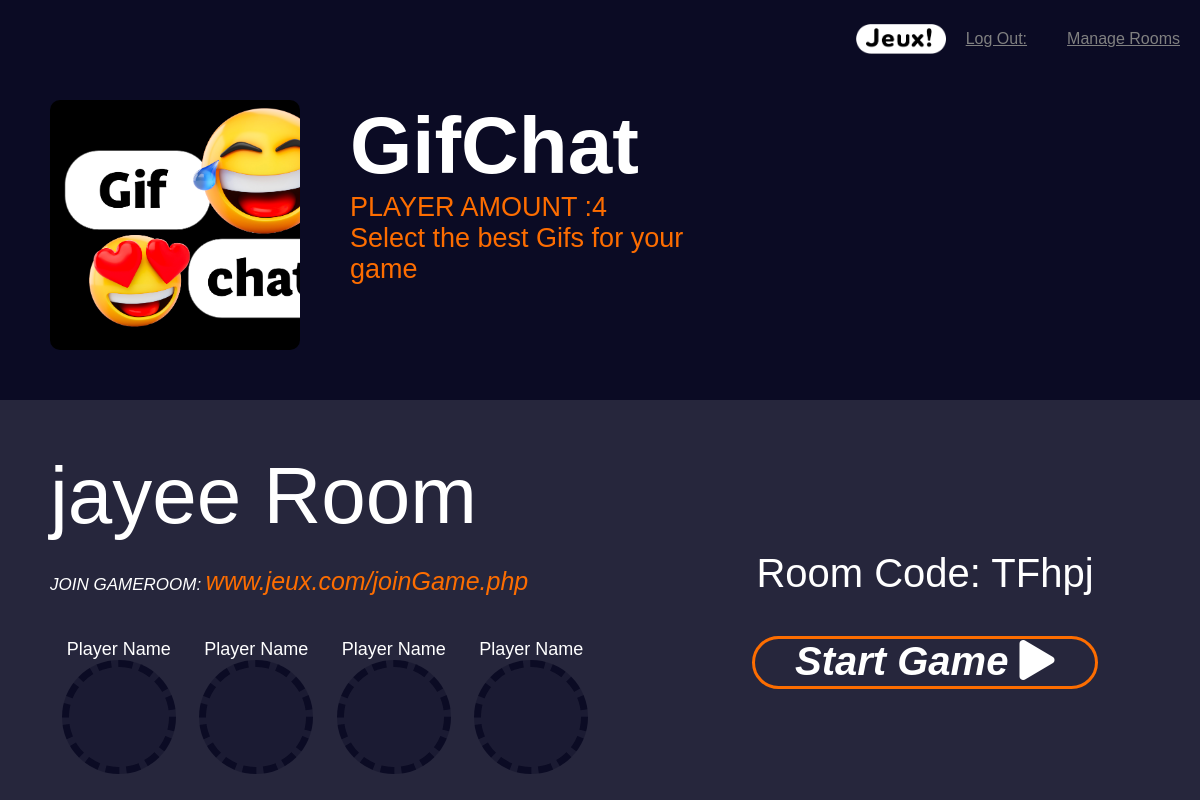
/gameWaitingRoom.php?gameRoomId=2, run on the app's committed database.
### tables this page shows
CREATE TABLE `games` (
  `gameId` int(11) NOT NULL,
  `gameLink` varchar(255) DEFAULT NULL,
  `name` varchar(255) DEFAULT NULL,
  `playerLimit` int(11) DEFAULT NULL,
  `description` varchar(255) DEFAULT NULL,
  `gameImage` varchar(255) DEFAULT NULL,
  `featuredGameFlag` tinyint(1) DEFAULT NULL COMMENT 'Wether and Article is featured or Not'
);

CREATE TABLE `gameRoom` (
  `gameRoomId` int(11) NOT NULL,
  `hostId` int(11) DEFAULT NULL,
  `gameId` int(11) DEFAULT NULL,
  `roomName` varchar(255) DEFAULT NULL COMMENT 'User given name of the room',
  `roomCode` varchar(80) NOT NULL COMMENT 'Visible Room code for users to find a loom and login',
  `created_at` timestamp NOT NULL DEFAULT CURRENT_TIMESTAMP ON UPDATE CURRENT_TIMESTAMP
);

### gameWaitingRoom.php (the view, shortened to what this page needs)
<?php
$gameRoomId = $_GET["gameRoomId"];
$userNameHost = $_SESSION["userNameHost"];
include('includes/dbconfig.php');
$stmt = $pdo->prepare("SELECT * FROM `gameRoom` WHERE `gameRoomId` = '$gameRoomId'");
$stmt->execute();
$row = $stmt->fetch(PDO::FETCH_ASSOC);
$gameId = $row["gameId"];
$stmt2 = $pdo->prepare("SELECT * FROM `games` WHERE `gameId` = '$gameId' ");
$stmt2->execute();
$gameRow = $stmt2->fetch(PDO::FETCH_ASSOC);
?>
<!DOCTYPE html>
<html>
    <head>
    <?php include('globalheader.php'); ?>
    </head>
    <body>
        <div class="navigation">
            <img id="logo" src="images/jeux-logo.png" alt="Jeux logo" >
            <a href="logout.php" class="navLink"> Log Out: <?php echo ($userNameHost); ?></a>
            <a href="roomManagment.php" class="navLink"> Manage Rooms</a>
        </div>
        <section class="gameRoomSection">
            <div id="gameInfo">
                <div class='gameThumbnail gameRoom' style="background-image: url('<?php echo('images/'.$gameRow["gameImage"]);?>') ; background-size: cover">
                </div>
                <div class='gameRoomDescription'>
                    <h1> <?php echo($gameRow["name"]);?></h1>
                    <p class="smaller"> PLAYER AMOUNT :<?php echo($gameRow["playerLimit"]);?> </p>
                    <p> <?php echo($gameRow["description"]);?></p>
                </div>
            </div>
            <div id="waitingRoomView">
                <div>
                    <h2> <?php echo($row["roomName"]);?> Room </h2>
                    <div id="playersActiveSection">
                        <p><span>JOIN GAMEROOM: </span> www.jeux.com/joinGame.php</p>
                        <div id="playersActive">
                        <?php
                            for ($i=0; $i < $gameRow["playerLimit"]; $i++){
                               ?>
                               <div>
                                    <p>Player Name</p>
                                    <div class="dottedCircle">
                                    </div>
                                </div>
                            <?php
                            }
                        ?>
                        </div>
                    </div>
                </div>
                <div>
                    <p class="roomCode">Room Code: <?php echo($row["roomCode"]);?></p>
                    <a id="startGameButton" href="games/<?php echo($gameRow["gameLink"]);?>"> Start Game <i class="fas fa-play"></i></a>
                </div>
            </div>
        </section>
    </body>
</html>

### css/main.css (style rules this page uses)
body { background-color: #0B0B24; height:100%; margin: 0px; font-family: houschka-rounded,sans-serif; font-weight: 700; font-style: italic; }
html { height:100%; }
.navigation { display:flex; justify-content: flex-end; width: 100%; position: absolute; top: 0px; padding: 10px 20px 0px 0px; color: grey; font-family: houschka-rounded, sans-serif; font-weight: 500; font-style: normal; font-size: 16px; align-items: center; }
.navigation > img { height: 30px; }
.navLink { color: grey; font-family: houschka-rounded, sans-serif; font-weight: 500; font-style: normal; margin: 20px; text-decoration: underline }
.gameThumbnail { background-color: white; width: 250px; height: 250px; border-radius: 10px; display: flex; justify-content: flex-end; flex-direction: column; align-items: center; margin-bottom: 100px; }
.gameRoom { position: relative; margin-left: 50px; top: 100px; }
.gameRoomDescription { margin-left: 50px; width: 30%; position: relative; top: 100px; }
.gameRoomDescription > h1 { margin: 0; color:white; font-family: houschka-rounded, sans-serif; font-weight: 700; font-style: normal; font-size: 80px; }
.gameRoomDescription > p { color: #FD6D00; font-family: houschka-rounded, sans-serif; font-weight: 300; font-style: normal; font-size: 27px; margin: 0px; }
#gameInfo { width: 100vw; height: 50vh; display: flex; justify-content: flex-start; }
#waitingRoomView { width: 100vw; height: 50vh; background-color: #26263C; display: flex; justify-content: space-around; }
#waitingRoomView > div { width: 50%; padding-left: 50px; }
#waitingRoomView > div > h2 { color:white; font-weight: 300; font-style: normal; font-size: 80px; margin: 0px; margin-top: 50px; }
#playersActiveSection > p { font-weight: 300; font-style: italic; font-size: 25px; color: #FD6D00; }
#playersActiveSection > p > span { color: white; font-weight: 500; font-size: 17px; }
#playersActive { display: flex; justify-content: space-around; }
#playersActive > div > p { font-weight: 300; font-style: normal; font-size: 18px; color:white; margin-bottom: 0px; text-align: center; }
.dottedCircle { width: 100px; height: 100px; background-color: #0b0b2459; border: 7px dashed #0B0B24; border-radius: 100px; display: flex; flex-direction: column; justify-content: space-around; align-items: center; }
#startGameButton { display: inline-block; width: 300px; padding-left: 40px; border: 3px solid #FD6D00; border-radius: 110px; font-weight: 700; font-style: italic; padding-bottom: 2px; font-size: 40px; color: white; text-decoration: none; }
#waitingRoomView > div:nth-child(2) { display: flex; justify-content: center; flex-direction: column; align-items: center; }
#waitingRoomView > div:nth-child(2) > p { font-weight: 500; font-style: normal; font-size: 40px; color: white; }

### data on the page
games: gameImage (picture), name "GifChat", playerLimit "4", description "Select the best Gifs for your game"
gameroom: roomName "jayee", roomCode "TFhpj"
